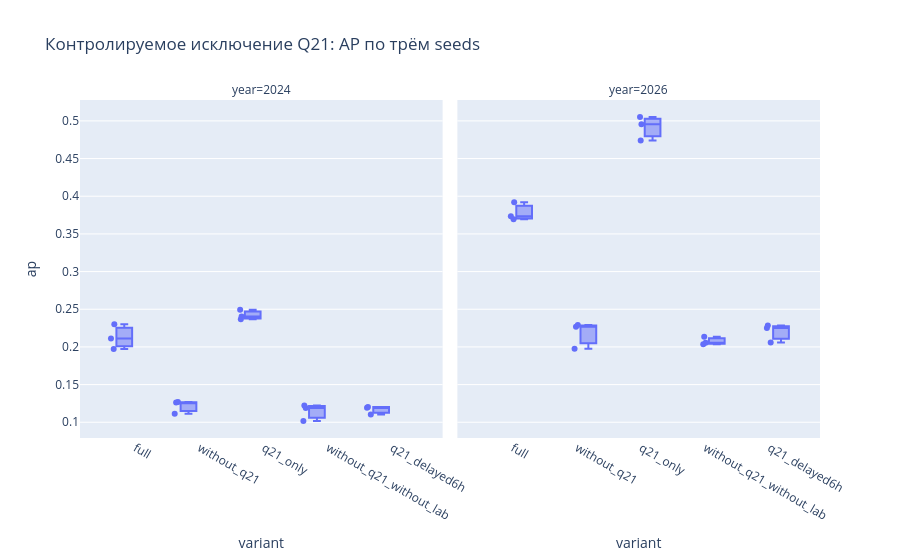
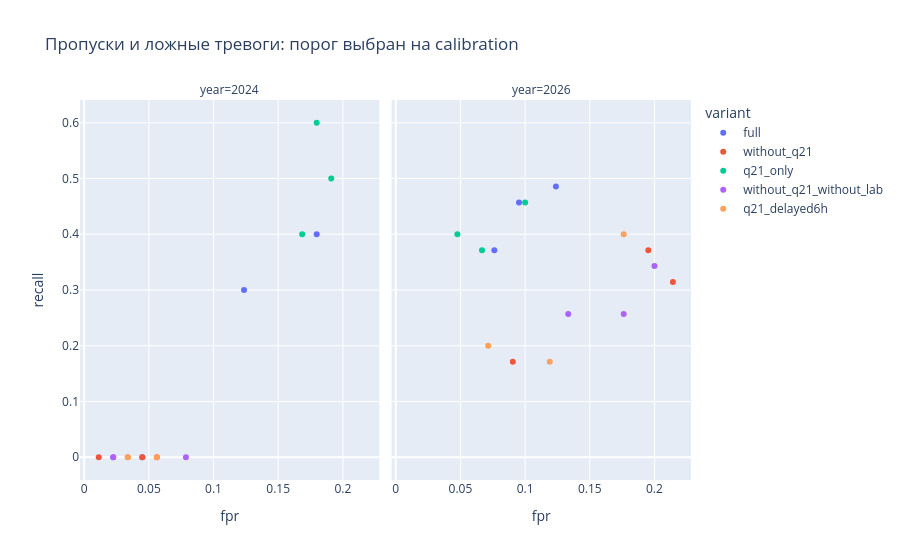

Notebook source saved alongside these figures, in order:
### Code cell
m=pd.read_csv(R/'metrics.csv')
display(m.groupby(['variant','year']).agg(n_seeds=('seed','size'),ap_mean=('ap','mean'),ap_min=('ap','min'),ap_max=('ap','max'),recall_mean=('recall','mean'),fpr_mean=('fpr','mean')))
show(px.box(m,x='variant',y='ap',facet_col='year',points='all',title='Контролируемое исключение Q21: AP по трём seeds'),'q21_ablation_ap')
show(px.scatter(m,x='fpr',y='recall',color='variant',facet_col='year',hover_data=['seed','threshold'],title='Пропуски и ложные тревоги: порог выбран на calibration'),'q21_ablation_tradeoff')

### Figure 1 — Plotly figure (JSON) as saved in the notebook; plotly's stock layout.template omitted (floating-point values rounded to 4 significant figures)
{"data": [{"alignmentgroup": "True", "boxpoints": "all", "hovertemplate": "year=2024<br>variant=%{x}<br>ap=%{y}<extra></extra>", "legendgroup": "", "marker": {"color": "#636efa"}, "name": "", "notched": false, "offsetgroup": "", "orientation": "v", "showlegend": false, "type": "box", "x": ["full", "full", "full", "without_q21", "without_q21", "without_q21", "q21_only", "q21_only", "q21_only", "without_q21_without_lab", "without_q21_without_lab", "without_q21_without_lab", "q21_delayed6h", "q21_delayed6h", "q21_delayed6h"], "x0": " ", "xaxis": "x", "y": [0.1973, 0.2302, 0.2112, 0.1262, 0.1268, 0.1114, 0.2405, 0.2493, 0.2366, 0.1223, 0.119, 0.1015, 0.1193, 0.1204, 0.1103], "y0": " ", "yaxis": "y"}, {"alignmentgroup": "True", "boxpoints": "all", "hovertemplate": "year=2026<br>variant=%{x}<br>ap=%{y}<extra></extra>", "legendgroup": "", "marker": {"color": "#636efa"}, "name": "", "notched": false, "offsetgroup": "", "orientation": "v", "showlegend": false, "type": "box", "x": ["full", "full", "full", "without_q21", "without_q21", "without_q21", "q21_only", "q21_only", "q21_only", "without_q21_without_lab", "without_q21_without_lab", "without_q21_without_lab", "q21_delayed6h", "q21_delayed6h", "q21_delayed6h"], "x0": " ", "xaxis": "x2", "y": [0.3693, 0.3919, 0.3734, 0.1976, 0.2291, 0.2268, 0.4741, 0.4954, 0.5053, 0.2055, 0.2133, 0.2036, 0.2283, 0.2059, 0.2252], "y0": " ", "yaxis": "y2"}], "layout": {"annotations": [{"font": {}, "showarrow": false, "text": "year=2024", "x": 0.245, "xanchor": "center", "xref": "paper", "y": 1.0, "yanchor": "bottom", "yref": "paper"}, {"font": {}, "showarrow": false, "text": "year=2026", "x": 0.755, "xanchor": "center", "xref": "paper", "y": 1.0, "yanchor": "bottom", "yref": "paper"}], "boxmode": "group", "legend": {"tracegroupgap": 0}, "title": {"text": "Контролируемое исключение Q21: AP по трём seeds"}, "xaxis": {"anchor": "y", "domain": [0.0, 0.49], "title": {"text": "variant"}}, "xaxis2": {"anchor": "y2", "domain": [0.51, 1.0], "matches": "x", "title": {"text": "variant"}}, "yaxis": {"anchor": "x", "domain": [0.0, 1.0], "title": {"text": "ap"}}, "yaxis2": {"anchor": "x2", "domain": [0.0, 1.0], "matches": "y", "showticklabels": false}}}

### Figure 2 — Plotly figure (JSON) as saved in the notebook; plotly's stock layout.template omitted (floating-point values rounded to 4 significant figures)
{"data": [{"customdata": [[17.0, 0.535], [42.0, 0.235], [2026.0, 0.25]], "hovertemplate": "variant=full<br>year=2024<br>fpr=%{x}<br>recall=%{y}<br>seed=%{customdata[0]}<br>threshold=%{customdata[1]}<extra></extra>", "legendgroup": "full", "marker": {"color": "#636efa", "symbol": "circle"}, "mode": "markers", "name": "full", "orientation": "v", "showlegend": true, "type": "scatter", "x": [0.04494, 0.1798, 0.1236], "xaxis": "x", "y": [0.0, 0.4, 0.3], "yaxis": "y"}, {"customdata": [[17.0, 0.275], [42.0, 0.35], [2026.0, 0.305]], "hovertemplate": "variant=full<br>year=2026<br>fpr=%{x}<br>recall=%{y}<br>seed=%{customdata[0]}<br>threshold=%{customdata[1]}<extra></extra>", "legendgroup": "full", "marker": {"color": "#636efa", "symbol": "circle"}, "mode": "markers", "name": "full", "orientation": "v", "showlegend": false, "type": "scatter", "x": [0.1238, 0.07619, 0.09524], "xaxis": "x2", "y": [0.4857, 0.3714, 0.4571], "yaxis": "y2"}, {"customdata": [[17.0, 0.185], [42.0, 0.41], [2026.0, 0.22]], "hovertemplate": "variant=without_q21<br>year=2024<br>fpr=%{x}<br>recall=%{y}<br>seed=%{customdata[0]}<br>threshold=%{customdata[1]}<extra></extra>", "legendgroup": "without_q21", "marker": {"color": "#EF553B", "symbol": "circle"}, "mode": "markers", "name": "without_q21", "orientation": "v", "showlegend": true, "type": "scatter", "x": [0.04494, 0.01124, 0.05618], "xaxis": "x", "y": [0.0, 0.0, 0.0], "yaxis": "y"}, {"customdata": [[17.0, 0.215], [42.0, 0.19], [2026.0, 0.19]], "hovertemplate": "variant=without_q21<br>year=2026<br>fpr=%{x}<br>recall=%{y}<br>seed=%{customdata[0]}<br>threshold=%{customdata[1]}<extra></extra>", "legendgroup": "without_q21", "marker": {"color": "#EF553B", "symbol": "circle"}, "mode": "markers", "name": "without_q21", "orientation": "v", "showlegend": false, "type": "scatter", "x": [0.09048, 0.2143, 0.1952], "xaxis": "x2", "y": [0.1714, 0.3143, 0.3714], "yaxis": "y2"}, {"customdata": [[17.0, 0.22], [42.0, 0.255], [2026.0, 0.215]], "hovertemplate": "variant=q21_only<br>year=2024<br>fpr=%{x}<br>recall=%{y}<br>seed=%{customdata[0]}<br>threshold=%{customdata[1]}<extra></extra>", "legendgroup": "q21_only", "marker": {"color": "#00cc96", "symbol": "circle"}, "mode": "markers", "name": "q21_only", "orientation": "v", "showlegend": true, "type": "scatter", "x": [0.191, 0.1685, 0.1798], "xaxis": "x", "y": [0.5, 0.4, 0.6], "yaxis": "y"}, {"customdata": [[17.0, 0.44], [42.0, 0.47], [2026.0, 0.495]], "hovertemplate": "variant=q21_only<br>year=2026<br>fpr=%{x}<br>recall=%{y}<br>seed=%{customdata[0]}<br>threshold=%{customdata[1]}<extra></extra>", "legendgroup": "q21_only", "marker": {"color": "#00cc96", "symbol": "circle"}, "mode": "markers", "name": "q21_only", "orientation": "v", "showlegend": false, "type": "scatter", "x": [0.1, 0.06667, 0.04762], "xaxis": "x2", "y": [0.4571, 0.3714, 0.4], "yaxis": "y2"}, {"customdata": [[17.0, 0.19], [42.0, 0.535], [2026.0, 0.425]], "hovertemplate": "variant=without_q21_without_lab<br>year=2024<br>fpr=%{x}<br>recall=%{y}<br>seed=%{customdata[0]}<br>threshold=%{customdata[1]}<extra></extra>", "legendgroup": "without_q21_without_lab", "marker": {"color": "#ab63fa", "symbol": "circle"}, "mode": "markers", "name": "without_q21_without_lab", "orientation": "v", "showlegend": true, "type": "scatter", "x": [0.07865, 0.02247, 0.02247], "xaxis": "x", "y": [0.0, 0.0, 0.0], "yaxis": "y"}, {"customdata": [[17.0, 0.24], [42.0, 0.19], [2026.0, 0.21]], "hovertemplate": "variant=without_q21_without_lab<br>year=2026<br>fpr=%{x}<br>recall=%{y}<br>seed=%{customdata[0]}<br>threshold=%{customdata[1]}<extra></extra>", "legendgroup": "without_q21_without_lab", "marker": {"color": "#ab63fa", "symbol": "circle"}, "mode": "markers", "name": "without_q21_without_lab", "orientation": "v", "showlegend": false, "type": "scatter", "x": [0.1333, 0.2, 0.1762], "xaxis": "x2", "y": [0.2571, 0.3429, 0.2571], "yaxis": "y2"}, {"customdata": [[17.0, 0.335], [42.0, 0.175], [2026.0, 0.37]], "hovertemplate": "variant=q21_delayed6h<br>year=2024<br>fpr=%{x}<br>recall=%{y}<br>seed=%{customdata[0]}<br>threshold=%{customdata[1]}<extra></extra>", "legendgroup": "q21_delayed6h", "marker": {"color": "#FFA15A", "symbol": "circle"}, "mode": "markers", "name": "q21_delayed6h", "orientation": "v", "showlegend": true, "type": "scatter", "x": [0.03371, 0.05618, 0.03371], "xaxis": "x", "y": [0.0, 0.0, 0.0], "yaxis": "y"}, {"customdata": [[17.0, 0.175], [42.0, 0.22], [2026.0, 0.225]], "hovertemplate": "variant=q21_delayed6h<br>year=2026<br>fpr=%{x}<br>recall=%{y}<br>seed=%{customdata[0]}<br>threshold=%{customdata[1]}<extra></extra>", "legendgroup": "q21_delayed6h", "marker": {"color": "#FFA15A", "symbol": "circle"}, "mode": "markers", "name": "q21_delayed6h", "orientation": "v", "showlegend": false, "type": "scatter", "x": [0.1762, 0.119, 0.07143], "xaxis": "x2", "y": [0.4, 0.1714, 0.2], "yaxis": "y2"}], "layout": {"annotations": [{"font": {}, "showarrow": false, "text": "year=2024", "x": 0.245, "xanchor": "center", "xref": "paper", "y": 1.0, "yanchor": "bottom", "yref": "paper"}, {"font": {}, "showarrow": false, "text": "year=2026", "x": 0.755, "xanchor": "center", "xref": "paper", "y": 1.0, "yanchor": "bottom", "yref": "paper"}], "legend": {"title": {"text": "variant"}, "tracegroupgap": 0}, "title": {"text": "Пропуски и ложные тревоги: порог выбран на calibration"}, "xaxis": {"anchor": "y", "domain": [0.0, 0.49], "title": {"text": "fpr"}}, "xaxis2": {"anchor": "y2", "domain": [0.51, 1.0], "matches": "x", "title": {"text": "fpr"}}, "yaxis": {"anchor": "x", "domain": [0.0, 1.0], "title": {"text": "recall"}}, "yaxis2": {"anchor": "x2", "domain": [0.0, 1.0], "matches": "y", "showticklabels": false}}}
